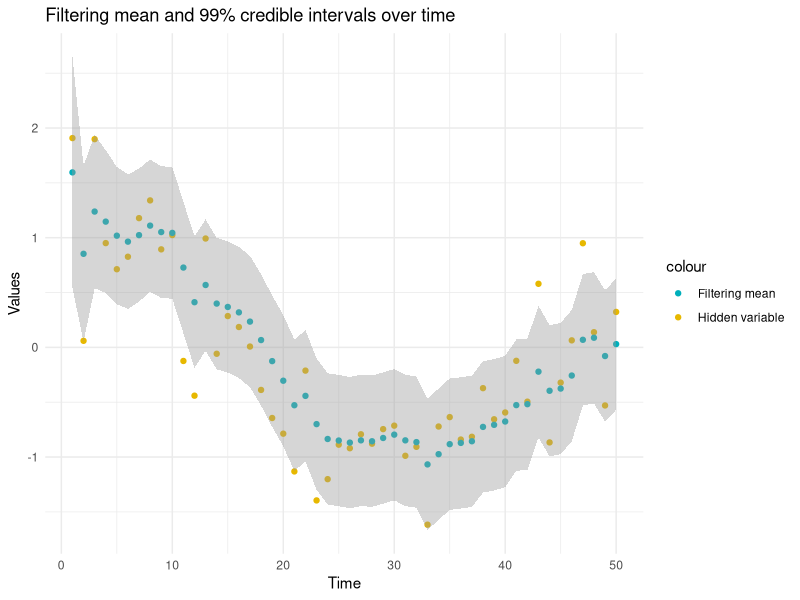
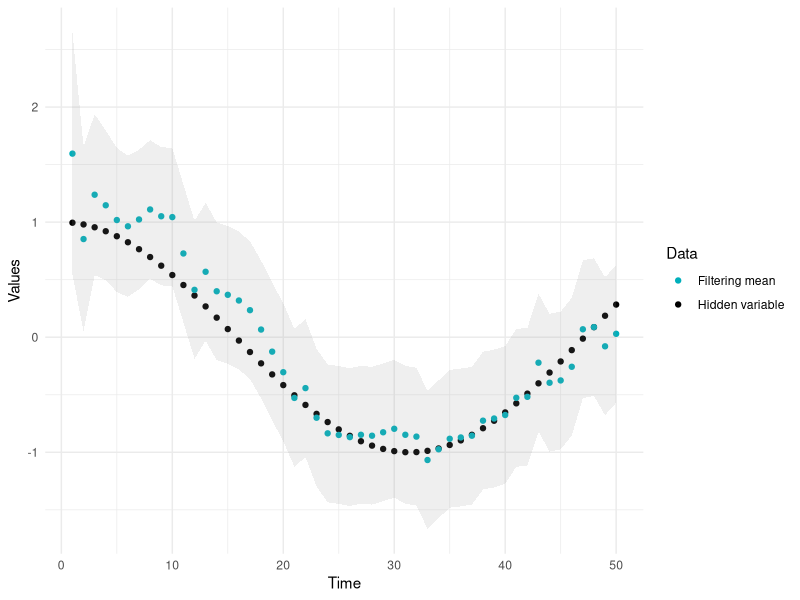
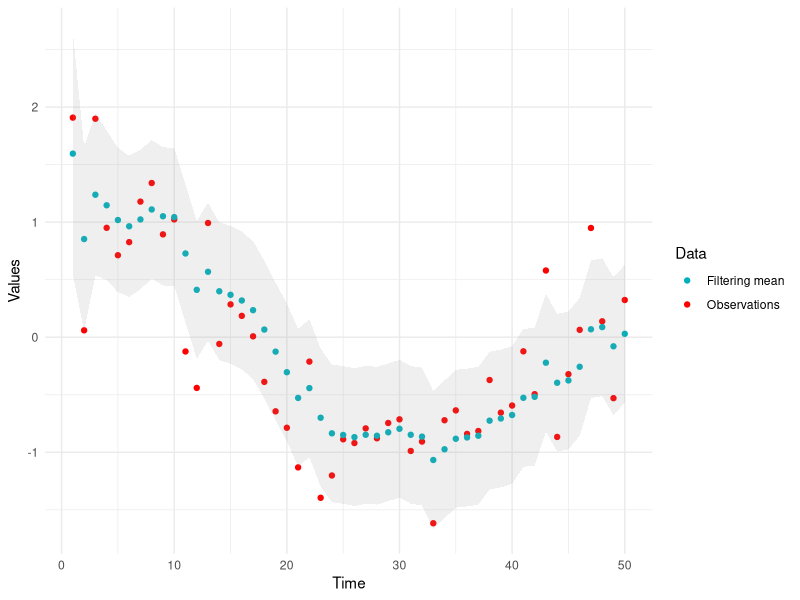
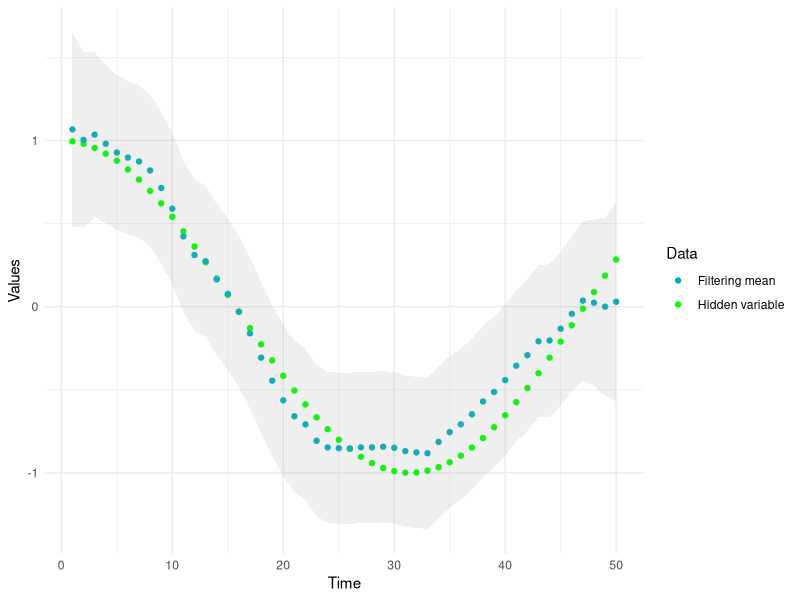
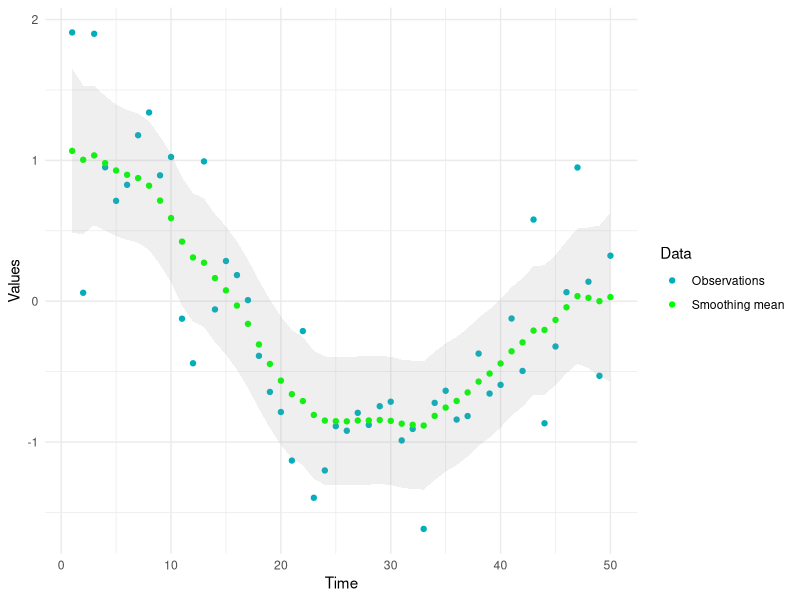

These charts were generated, in order, by the following R code:
library(tidyverse)

####----- kalman filter and smoother function linear gaussian case in one dimension -----#####

kalman<-function(y, F, G, Q, H, R, mu0, Sigma0){
  dy = nrow(y)
  T0 = ncol(y)
  dx = length(mu0)
  I = diag(dx)
  
  ## Initalization ##
  mu.p = matrix(0, nrow = dx, ncol = T0)
  Sigma.p = array(0, c(dx, dx, T0))
  mu.f = matrix(0, nrow = dx, ncol = T0)
  Sigma.f = array(0, c(dx, dx, T0))
  mu.s = matrix(0, nrow = dx, ncol = T0)
  Sigma.s = array(0, c(dx, dx, T0))
  
  ## Forward recursion ## Time 1
  mu.p[, 1] = F %*% mu0
  Sigma.p[, , 1] = F %*% Sigma0 %*% t(F) + G %*% Q %*% t(G)
  
  nu = y[, 1] - H %*% mu.p[, 1]
  S = H %*% Sigma.p[, , 1] %*% t(H) + R
  K = Sigma.p[, , 1] %*% t(H) %*% solve(S)
  mu.f[, 1] = mu.p[, 1] + K %*% nu
  Sigma.f[, , 1] = (I - K %*% H) %*% Sigma.p[, , 1]
  
  # Time 2:T
  
  for (t in (2:T0)){
    # Prediction
    mu.p[, t] = F %*% mu.f[, t - 1]
    Sigma.p[, , t] = F %*% Sigma.f[, , t - 1] %*% t(F) + G %*% Q %*% t(G)
    
    # Update
    nu = y[, t] - H %*% mu.p[, t]
    S = H %*% Sigma.p[, , t] %*% t(H) + R
    K = Sigma.p[, , t] %*% t(H) %*% solve(S)
    mu.f[, t] = mu.p[, t] + K %*% nu
    Sigma.f[, , t] = (I - K %*% H) %*% Sigma.p[, , t]}
  
  ## Backward recursion ##
  
  mu.s[, T0] = mu.f[, T0]
  Sigma.s[, , T0] = Sigma.f[, , T0]
  for (t in (T0 - 1):1){
    J = Sigma.f[, , t] %*% t(F) %*% solve(Sigma.p[, , t + 1])
    mu.s[, t] = mu.f[, t] + J %*% (mu.s[, t + 1] - mu.p[, t + 1])
    Sigma.s[, , t] = Sigma.f[, , t] + J %*% (Sigma.s[, , t + 1] - Sigma.p[,, t + 1]) %*% t(J)
  }
  return(list(mu.f = mu.f, Sigma.f = Sigma.f, mu.p = mu.p, Sigma.p = Sigma.p,mu.s = mu.s, Sigma.s = Sigma.s))
}

# Simulation with hidden variablex x_i, following a trigonemetric function with gaussian noise

T0 = 50
x = matrix(cos(c(1:T0)/10), 1, T0)
R = 0.2
mu0 = 0
Sigma0 = 1
G = 1
Q = 0.02
H = 1
F0 = 1
set.seed(8675301) # Instance a seed for replication

# Observations
y = matrix(x + rnorm(T0, sd = sqrt(R)), nrow = 1, ncol = T0)

# We calculate kallman filter and smoother and save results

results.KF = kalman(y, F0, G, Q, H, R, mu0, Sigma0)
mu.f = results.KF$mu.f
Sigma.f = results.KF$Sigma.f
mu.p = results.KF$mu.p
Sigma.p = results.KF$Sigma.p
mu.s = results.KF$mu.s
Sigma.s = results.KF$Sigma.s

####---- Plots (see slides 61 and 62 of pdf file  Hidden_Markov_Models_7Nov2019) ----###

# Find multiplier for 99% CI
z.val <- qnorm(1 - (1 - 0.99)/2)

# aux variables to plot CIs
LoCI_f <- mu.f - z.val * sqrt(Sigma.f[1,1,])
HiCI_f <- mu.f + z.val * sqrt(Sigma.f[1,1,])
LoCI_s <- mu.s - z.val * sqrt(Sigma.s[1,1,])
HiCI_s <- mu.s + z.val * sqrt(Sigma.s[1,1,])
LoCI_p <- mu.p - z.val * sqrt(Sigma.p[1,1,])
HiCI_p <- mu.p + z.val * sqrt(Sigma.p[1,1,])

# 
data_toplot <- tibble(x[1,],y[1,],mu.f[1,],LoCI_f[1,],HiCI_f[1,],mu.s[1,],LoCI_s[1,],HiCI_s[1,],mu.p[1,],LoCI_p[1,],HiCI_p[1,])
colnames(data_toplot) <- c("hidden_var","observation","mu.f","LoCI_f","HiCI_f","mu.s","LoCI_s","HiCI_s","mu.p","LoCI_p","HiCI_p")

# Filtering

## Hidden var vs filtering mean
ggplot(data_toplot,aes(x=1:50,y=data_toplot$observation))+ 
  geom_point(aes(1:50,data_toplot$observation, color = 'Hidden variable'))+ 
  geom_point(aes(1:50,mu.f, color = 'Filtering mean'))+ 
  scale_color_manual(values = c("#00AFBB", "#E7B800"))+
  geom_smooth(data = data_toplot ,aes(y=mu.f, ymin = LoCI_f, ymax = HiCI_f),stat = "identity",linetype=0)+
  labs(x="Time", y = "Values") + # Etiquetas de los ejes
  ggtitle("Filtering mean and 99% credible intervals over time")+ # Titulo del plot
  theme_minimal()

## Hidden var vs filtering mean

ggplot(data_toplot,aes(x=1:50,y=data_toplot$hidden_var))+ 
  geom_point(aes(1:50,data_toplot$hidden_var, color = 'Hidden variable'))+ 
  geom_point(aes(1:50,mu.f, color = 'Filtering mean'))+ 
  scale_color_manual(values = c("#00AFBB", "black"))+
  geom_smooth(data = data_toplot ,aes(y=mu.f, ymin = LoCI_f, ymax = HiCI_f),stat = "identity",linetype=0,alpha=0.15)+
  labs(x="Time", y = "Values",color="Data") + # Etiquetas de los ejes
  #ggtitle("Hidden variable vs Filtering mean and 99% credible \n intervals over time")+ # Titulo del plot
  theme_minimal()

## Observations vs filtering mean

ggplot(data_toplot,aes(x=1:50,y=data_toplot$observation))+ 
  geom_point(aes(1:50,data_toplot$observation, color = 'Observations'))+ 
  geom_point(aes(1:50,mu.f, color = 'Filtering mean'))+ 
  scale_color_manual(values = c("#00AFBB", "red"))+
  geom_smooth(data = data_toplot ,aes(y=mu.f, ymin = LoCI_f, ymax = HiCI_f),stat = "identity",linetype=0,alpha=0.15)+
  labs(x="Time", y = "Values",color="Data") + # Etiquetas de los ejes
  #ggtitle("Observations vs Filtering mean and 99% credible \n intervals over time")+ # Titulo del plot
  theme_minimal()


## Hidden var vs smoothing mean

ggplot(data_toplot,aes(x=1:50,y=data_toplot$hidden_var))+ 
  geom_point(aes(1:50,data_toplot$hidden_var, color = 'Hidden variable'))+ 
  geom_point(aes(1:50,mu.s, color = 'Filtering mean'))+ 
  scale_color_manual(values = c("#00AFBB", "green"))+
  geom_smooth(data = data_toplot ,aes(y=mu.s, ymin = LoCI_s, ymax = HiCI_s),stat = "identity",linetype=0,alpha=0.15)+
  labs(x="Time", y = "Values",color="Data") + # Etiquetas de los ejes
  #ggtitle("Hidden variable vs Filtering mean and 99% credible \n intervals over time")+ # Titulo del plot
  theme_minimal()

## Observations vs smoothing mean

ggplot(data_toplot,aes(x=1:50,y=data_toplot$observation))+ 
  geom_point(aes(1:50,data_toplot$observation, color = 'Observations'))+ 
  geom_point(aes(1:50,mu.s, color = 'Smoothing mean'))+ 
  scale_color_manual(values = c("#00AFBB", "green"))+
  geom_smooth(data = data_toplot ,aes(y=mu.s, ymin = LoCI_s, ymax = HiCI_s),stat = "identity",linetype=0,alpha=0.15)+
  labs(x="Time", y = "Values",color="Data") + # Etiquetas de los ejes
  #ggtitle("Observations vs Smoothing mean and 99% credible \n intervals over time")+ # Titulo del plot
  theme_minimal()